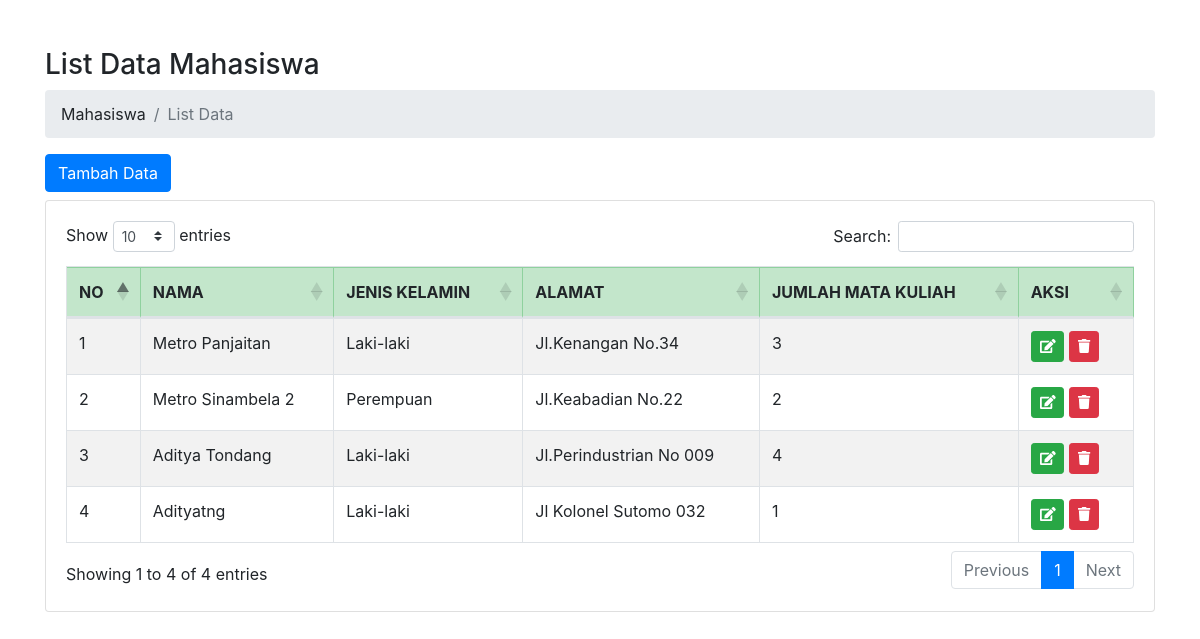
The page / on the database its author committed.
### tables this page shows
CREATE TABLE `mahasiswa` (
  `ID` int(11) NOT NULL,
  `Nama` varchar(150) DEFAULT NULL,
  `Jenis_kelamin` varchar(20) DEFAULT NULL,
  `Alamat` text DEFAULT NULL,
  `Mata_kuliah` text DEFAULT NULL
);

### application/controllers/Mahasiswa.php (called while the page is built, shortened)
<?php
class Mahasiswa extends CI_Controller
{
    public function __construct()
    {
        $this->load->model("Model_mhs");
    }
    public function index()
    {
        $data["title"] = "List Data Mahasiswa";
        $data["data_mahasiswa"] = $this->Model_mhs->getAll();
        $this->load->view('templates/header', $data);
        $this->load->view('mahasiswa/index', $data);
        $this->load->view('templates/footer');
    }
}

### index.php (called while the page is built, shortened)
<?php
require_once BASEPATH.'core/CodeIgniter.php';

### application/models/Model_mhs.php (called while the page is built, shortened)
<?php
class Model_mhs extends CI_Model
{
    private $table = 'mahasiswa';
    public function getAll()
    {
        $this->db->from($this->table);
        $this->db->order_by("ID", "desc");
        $query = $this->db->get();
        return $query->result();
    }
}

### application/views/mahasiswa/index.php (the view, shortened to what this page needs)
<div class="container pt-5">
    <h3><?= $title ?></h3>
    <nav aria-label="breadcrumb">
        <ol class="breadcrumb ">
            <li class="breadcrumb-item"><a>Mahasiswa</a></li>
            <li class="breadcrumb-item active" aria-current="page">List Data</li>
        </ol>
    </nav>
    <div class="row">
        <div class="col-md-12">
            <a class="btn btn-primary mb-2" href="<?= base_url('mahasiswa/add'); ?>">Tambah Data</a>
            <div class="card">
                <div class="card-body">
                    <div class="table-responsive">
                        <table class="table table-striped table-bordered table-hover" id="tableMahasiswa">
                            <thead>
                                <tr class="table-success">
                                    <th>NO</th>
                                    <th>NAMA</th>
                                    <th>JENIS KELAMIN</th>
                                    <th>ALAMAT</th>
                                    <th>JUMLAH MATA KULIAH</th>
                                    <th class="pr-5">AKSI</th>
                                </tr>
                            </thead>
                            <tbody>
                                <?php foreach ($data_mahasiswa as $row) : ?>
                                    <tr>
                                       <td><?= $row->ID ?></td>
                                        <td><?= $row->Nama ?></td>
                                        <td><?= $row->Jenis_kelamin ?></td>
                                        <td><?= $row->Alamat ?></td>
                                        <td><?php
                                        $json = $row->Mata_kuliah;
                                        $json = explode(",", $json);
                                        echo(count($json));
                                         ?></td>
                                         <td>
                                            <a href="<?= site_url('mahasiswa/edit/' . $row->ID) ?>" class="btn btn-success btn-sm"><i class="fa fa-edit"></i> </a>
                                            <a href="javascript:void(0);" data="<?= $row->ID ?>" class="btn btn-danger btn-sm item-delete"><i class="fa fa-trash"></i> </a>
                                        </td>
                                    </tr>
                                <?php endforeach; ?>
                            </tbody>
                        </table>
                    </div>
                </div>
            </div>
        </div>
    </div>
</div>

### application/views/templates/header.php (shortened to what this page needs)
<!DOCTYPE html>
<html lang="ID-id">
<head>
    <link rel="stylesheet" href="https://maxcdn.bootstrapcdn.com/bootstrap/4.5.2/css/bootstrap.min.css">
    <link rel="stylesheet" href="https://cdn>js.cloudflare.com/ajax/libs/font-awesome/5.15.3/css/all.min.css" />
    <link rel="stylesheet" href="https://cdn.datatables.net/1.10.24/css/dataTables.bootstrap4.min.css">
</head>
<body>

### application/views/templates/footer.php
</body>
</html>

### rows shown on the page
mahasiswa: ID "4", Nama "Adityatng", Jenis_kelamin "Laki-laki", Alamat "Jl Kolonel Sutomo 032", Mata_kuliah "1"
mahasiswa: ID "3", Nama "Aditya Tondang", Jenis_kelamin "Laki-laki", Alamat "Jl.Perindustrian No 009", Mata_kuliah "4"
mahasiswa: ID "2", Nama "Metro Sinambela 2", Jenis_kelamin "Perempuan", Alamat "Jl.Keabadian No.22", Mata_kuliah "2"
mahasiswa: ID "1", Nama "Metro Panjaitan", Jenis_kelamin "Laki-laki", Alamat "Jl.Kenangan No.34", Mata_kuliah "3"

### other values the page prints
$title "List Data Mahasiswa"
